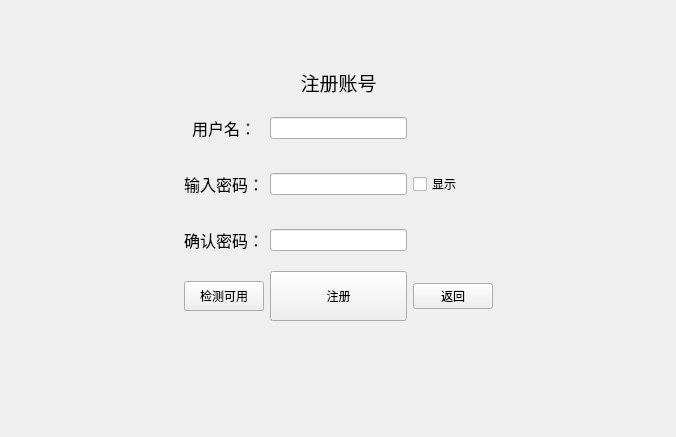
      <widget class="QWidget" name="enrollpage">
       <layout class="QGridLayout" name="gridLayout_7" rowstretch="1,5,2" columnstretch="1,2,1">
        <item row="1" column="0">
         <spacer name="horizontalSpacer_7">
          <property name="orientation">
           <enum>Qt::Horizontal</enum>
          </property>
          <property name="sizeHint" stdset="0">
           <size>
            <width>178</width>
            <height>20</height>
           </size>
          </property>
         </spacer>
        </item>
        <item row="2" column="1">
         <spacer name="verticalSpacer_4">
          <property name="orientation">
           <enum>Qt::Vertical</enum>
          </property>
          <property name="sizeHint" stdset="0">
           <size>
            <width>20</width>
            <height>72</height>
           </size>
          </property>
         </spacer>
        </item>
        <item row="0" column="1">
         <spacer name="verticalSpacer_3">
          <property name="orientation">
           <enum>Qt::Vertical</enum>
          </property>
          <property name="sizeHint" stdset="0">
           <size>
            <width>20</width>
            <height>72</height>
           </size>
          </property>
         </spacer>
        </item>
        <item row="1" column="1">
         <widget class="QFrame" name="enrollFrame">
          <layout class="QGridLayout" name="gridLayout_6" columnstretch="1,2,1">
           <item row="1" column="1">
            <widget class="QLineEdit" name="namelineEdit"/>
           </item>
           <item row="4" column="0">
            <widget class="QPushButton" name="checkpushButton">
             <property name="minimumSize">
              <size>
               <width>0</width>
               <height>30</height>
              </size>
             </property>
             <property name="text">
              <string>检测可用</string>
             </property>
            </widget>
           </item>
           <item row="4" column="1">
            <widget class="QPushButton" name="FinishEnroll">
             <property name="minimumSize">
              <size>
               <width>70</width>
               <height>50</height>
              </size>
             </property>
             <property name="maximumSize">
              <size>
               <width>200</width>
               <height>16777215</height>
              </size>
             </property>
             <property name="text">
              <string>注册</string>
             </property>
            </widget>
           </item>
           <item row="2" column="1">
            <widget class="QLineEdit" name="passwordlineEdit"/>
           </item>
           <item row="3" column="1">
            <widget class="QLineEdit" name="againlineEdit"/>
           </item>
           <item row="2" column="0">
            <widget class="QLabel" name="paswordlabel">
             <property name="minimumSize">
              <size>
               <width>0</width>
               <height>50</height>
              </size>
             </property>
             <property name="text">
              <string>&lt;html&gt;&lt;head/&gt;&lt;body&gt;&lt;p align=&quot;center&quot;&gt;&lt;span style=&quot; font-size:12pt;&quot;&gt;输入密码：&lt;/span&gt;&lt;/p&gt;&lt;/body&gt;&lt;/html&gt;</string>
             </property>
            </widget>
           </item>
           <item row="1" column="0">
            <widget class="QLabel" name="namelabel">
             <property name="minimumSize">
              <size>
               <width>0</width>
               <height>50</height>
              </size>
             </property>
             <property name="text">
              <string>&lt;html&gt;&lt;head/&gt;&lt;body&gt;&lt;p align=&quot;center&quot;&gt;&lt;span style=&quot; font-size:12pt;&quot;&gt;用户名：&lt;/span&gt;&lt;/p&gt;&lt;/body&gt;&lt;/html&gt;</string>
             </property>
            </widget>
           </item>
           <item row="0" column="0" colspan="3">
            <widget class="QLabel" name="titlelabel">
             <property name="maximumSize">
              <size>
               <width>16777215</width>
               <height>100</height>
              </size>
             </property>
             <property name="text">
              <string>&lt;html&gt;&lt;head/&gt;&lt;body&gt;&lt;p align=&quot;center&quot;&gt;&lt;span style=&quot; font-size:14pt;&quot;&gt;注册账号&lt;/span&gt;&lt;/p&gt;&lt;/body&gt;&lt;/html&gt;</string>
             </property>
            </widget>
           </item>
           <item row="2" column="2">
            <widget class="QCheckBox" name="canseebox_2">
             <property name="text">
              <string>显示</string>
             </property>
            </widget>
           </item>
           <item row="4" column="2">
            <widget class="QPushButton" name="backButton">
             <property name="text">
              <string>返回</string>
             </property>
            </widget>
           </item>
           <item row="3" column="0">
            <widget class="QLabel" name="againlabel">
             <property name="minimumSize">
              <size>
               <width>0</width>
               <height>50</height>
              </size>
             </property>
             <property name="text">
              <string>&lt;html&gt;&lt;head/&gt;&lt;body&gt;&lt;p align=&quot;center&quot;&gt;&lt;span style=&quot; font-size:12pt;&quot;&gt;确认密码：&lt;/span&gt;&lt;/p&gt;&lt;/body&gt;&lt;/html&gt;</string>
             </property>
            </widget>
           </item>
          </layout>
         </widget>
        </item>
        <item row="1" column="2">
         <spacer name="horizontalSpacer_8">
          <property name="orientation">
           <enum>Qt::Horizontal</enum>
          </property>
          <property name="sizeHint" stdset="0">
           <size>
            <width>178</width>
            <height>20</height>
           </size>
          </property>
         </spacer>
        </item>
       </layout>
      </widget>
